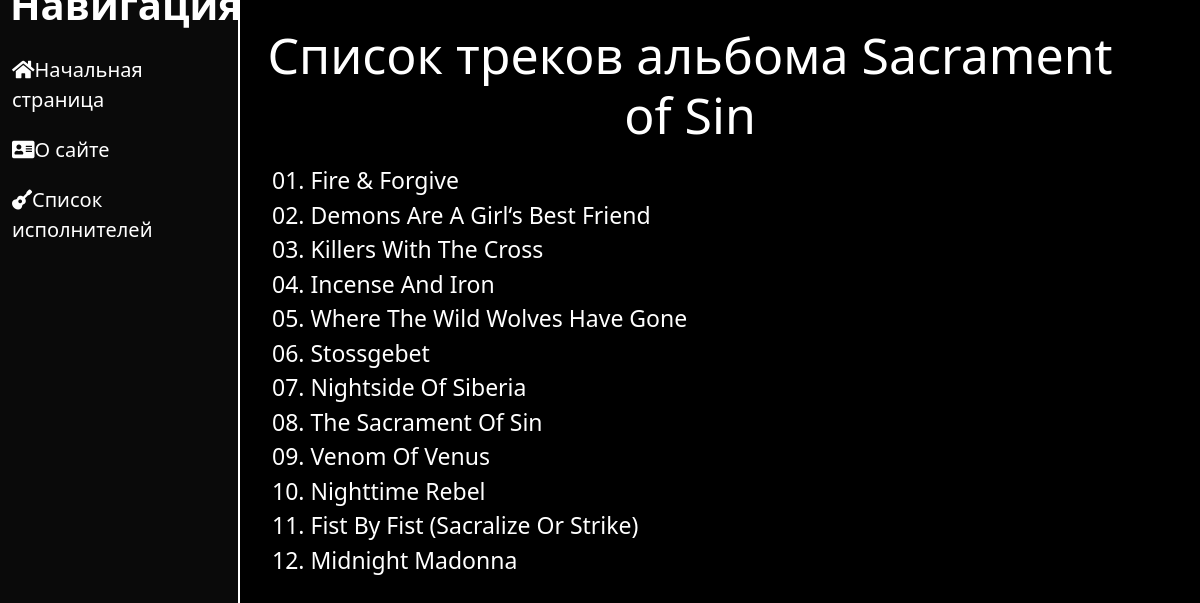
The app's page /music/album/3/tracks with its own data.
### music/models.py (models this page shows, shortened)
class Album(models.Model):
    band = models.ForeignKey(Band, on_delete=models.CASCADE)
    name = models.CharField('Название альбома', max_length=50)
    picture = models.URLField('Обложка альбома')
    release_date = models.DateField('Дата выхода альбома', max_length=50)

class Track(models.Model):
    album = models.ForeignKey(Album, on_delete=models.CASCADE)
    song_name = models.CharField('Название песни', max_length=50)
    play_time = models.IntegerField('Длительность песни', blank=True, null=True)

### music/views.py (the view)
# urls.py: path('album/<int:album_id>/tracks', views.tracks, name='tracks'),
def tracks(request, album_id):
    album = Album.objects.get(id=album_id)
    tracks = Track.objects.filter(album=album_id)
    return render(request, 'music/tracks.html', {'album': album, 'tracks': tracks})

### music/templates/music/tracks.html (shortened to what this page needs)
{% extends 'main/layout.html' %}
{% block body %}
<div class="features">
    <h1>Список треков альбома {{ album.name }}</h1>
</div>
<div class="track_list">
    <ul>
    {% for track in tracks %}
            <li>{{ track.song_name }}</li>
    {% endfor %}
    </ul>
</div>
{% endblock %}

### main/static/main/css/main.css (style rules this page uses)
body { background: #000000; }
main .features { float: left; color: white; margin-top: 25px; text-align: center; width: 75%; }
main .features h1 { font-size: 50px; }
main .track_list { font-size: 23px; text-align: left; float: left; color: white; position: relative; top: 10px; }
main .track_list ul { list-style: none }

### records on screen
Album: name "Sacrament of Sin"
Track: song_name "01. Fire & Forgive"
Track: song_name "02. Demons Are A Girl‘s Best Friend"
Track: song_name "03. Killers With The Cross"
Track: song_name "04. Incense And Iron"
Track: song_name "05. Where The Wild Wolves Have Gone"
Track: song_name "06. Stossgebet"
Track: song_name "07. Nightside Of Siberia"
Track: song_name "08. The Sacrament Of Sin"
Track: song_name "09. Venom Of Venus"
Track: song_name "10. Nighttime Rebel"
Track: song_name "11. Fist By Fist (Sacralize Or Strike)"
Track: song_name "12. Midnight Madonna"
